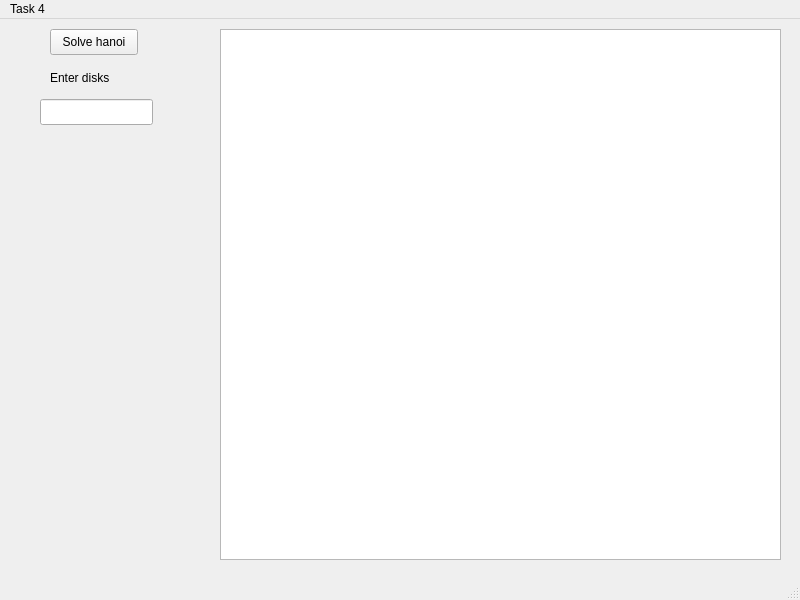
<?xml version="1.0" encoding="UTF-8"?>
<ui version="4.0">
 <class>MainWindow</class>
 <widget class="QMainWindow" name="MainWindow">
  <property name="geometry">
   <rect>
    <x>0</x>
    <y>0</y>
    <width>800</width>
    <height>600</height>
   </rect>
  </property>
  <property name="windowTitle">
   <string>MainWindow</string>
  </property>
  <widget class="QWidget" name="centralwidget">
   <widget class="QPushButton" name="pushButton">
    <property name="geometry">
     <rect>
      <x>50</x>
      <y>10</y>
      <width>88</width>
      <height>26</height>
     </rect>
    </property>
    <property name="text">
     <string>Solve hanoi</string>
    </property>
   </widget>
   <widget class="QTextEdit" name="textEdit">
    <property name="geometry">
     <rect>
      <x>220</x>
      <y>10</y>
      <width>561</width>
      <height>531</height>
     </rect>
    </property>
   </widget>
   <widget class="QLineEdit" name="lineEdit">
    <property name="geometry">
     <rect>
      <x>40</x>
      <y>80</y>
      <width>113</width>
      <height>26</height>
     </rect>
    </property>
   </widget>
   <widget class="QLabel" name="label">
    <property name="geometry">
     <rect>
      <x>50</x>
      <y>50</y>
      <width>81</width>
      <height>18</height>
     </rect>
    </property>
    <property name="text">
     <string>Enter disks</string>
    </property>
   </widget>
  </widget>
  <widget class="QMenuBar" name="menubar">
   <property name="geometry">
    <rect>
     <x>0</x>
     <y>0</y>
     <width>800</width>
     <height>23</height>
    </rect>
   </property>
   <widget class="QMenu" name="menuTask_4">
    <property name="title">
     <string>Task 4</string>
    </property>
   </widget>
   <addaction name="menuTask_4"/>
  </widget>
  <widget class="QStatusBar" name="statusbar"/>
 </widget>
 <resources/>
 <connections/>
</ui>
